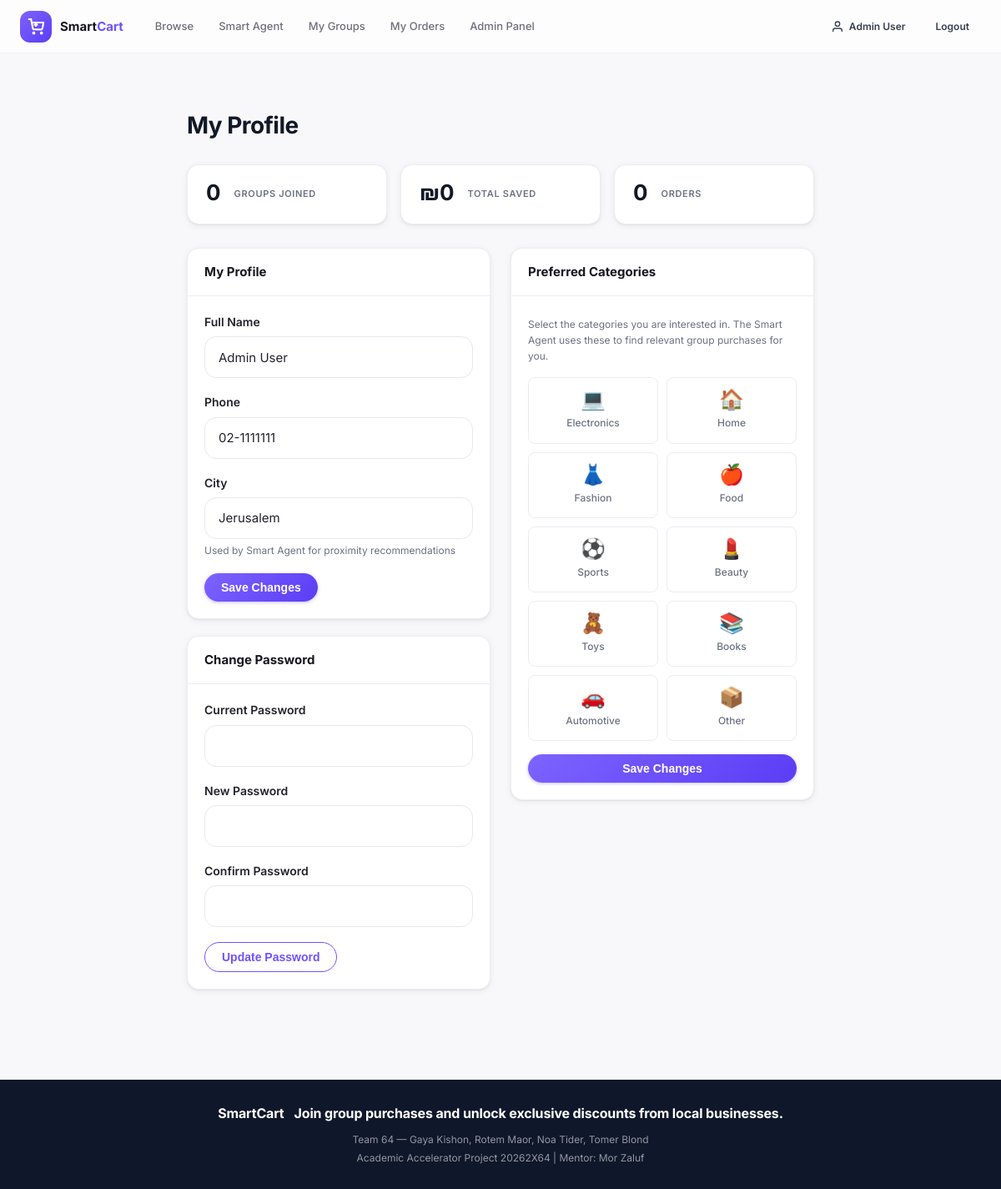
The app's page /pages/profile.php (signed in) with its own data.
### tables this page shows
CREATE TABLE IF NOT EXISTS `users` (
    `id`                    INT UNSIGNED AUTO_INCREMENT PRIMARY KEY,
    `email`                 VARCHAR(255) NOT NULL,
    `password_hash`         VARCHAR(255) NOT NULL,
    `full_name`             VARCHAR(150) NOT NULL,
    `role`                  ENUM('customer','business','admin') NOT NULL DEFAULT 'customer',
    `phone`                 VARCHAR(30)  DEFAULT NULL,
    `address`               VARCHAR(255) DEFAULT NULL,
    `city`                  VARCHAR(100) DEFAULT NULL,
    `lat`                   DECIMAL(10,8) DEFAULT NULL,
    `lng`                   DECIMAL(11,8) DEFAULT NULL,
    `preferred_categories`  JSON          DEFAULT NULL,
    `onboarding_complete`   TINYINT(1)   NOT NULL DEFAULT 0,
    `is_active`             TINYINT(1)   NOT NULL DEFAULT 1,
    `created_at`            DATETIME     NOT NULL DEFAULT CURRENT_TIMESTAMP,
    UNIQUE KEY `uq_users_email` (`email`),
    KEY `idx_users_role` (`role`)
);

### includes/lang.php (called while the page is built, shortened)
<?php
$lang = $_COOKIE['lang'] ?? 'en';
$t = require __DIR__ . '/../lang/' . $lang . '.php';

### includes/functions.php (called while the page is built, shortened)
<?php
function format_ils(float $amount): string {
    return '₪' . number_format($amount, 0, '.', ',');
}

### includes/auth_check.php (called while the page is built, shortened)
<?php
function get_current_user_data(): ?array {
    $pdo  = getPDO();
    $stmt = $pdo->prepare('SELECT * FROM users WHERE id = ?');
    $stmt->execute([$_SESSION['user_id']]);
    $user = $stmt->fetch();
    if ($user) {
        $user['preferred_categories'] = json_decode($user['preferred_categories'] ?? '[]', true);
    }
    return $user ?: null;
}

### pages/profile.php (the view, shortened to what this page needs)
<?php
require_once __DIR__ . '/../includes/lang.php';
require_once __DIR__ . '/../includes/auth_check.php';
require_once __DIR__ . '/../includes/functions.php';
$user_id = current_user_id();
$user    = get_current_user_data();
$categories = ['electronics','home','fashion','food','sports','beauty','toys','books','automotive','other'];
$cat_icons  = ['electronics'=>'💻','home'=>'🏠','fashion'=>'👗','food'=>'🍎','sports'=>'⚽','beauty'=>'💄','toys'=>'🧸','books'=>'📚','automotive'=>'🚗','other'=>'📦'];
$pdo = getPDO();
$stmt = $pdo->prepare("SELECT COUNT(*) FROM group_members WHERE user_id = ?"); $stmt->execute([$user_id]); $joined_count = (int)$stmt->fetchColumn();
$stmt = $pdo->prepare("SELECT COUNT(*) FROM orders WHERE user_id = ?"); $stmt->execute([$user_id]); $orders_count = (int)$stmt->fetchColumn();
$stmt = $pdo->prepare("SELECT COALESCE(SUM(p.price_ils - p.group_price_ils),0) FROM orders o JOIN products p ON p.id = o.product_id WHERE o.user_id = ?"); $stmt->execute([$user_id]); $total_saved = (float)$stmt->fetchColumn();
include __DIR__ . '/../includes/header.php';
?>
<div class="container container-md" style="padding-top:32px;padding-bottom:60px;">
    <div class="page-header">
        <h1><?= $t['profile_title'] ?></h1>
    </div>
    <div class="stats-bar" style="margin-bottom:28px;">
        <div class="stat-card">
            <div class="stat-value"><?= $joined_count ?></div>
            <div class="stat-label"><?= $t['profile_groups_joined'] ?></div>
        </div>
        <div class="stat-card">
            <div class="stat-value"><?= format_ils($total_saved) ?></div>
            <div class="stat-label"><?= $t['profile_total_saved'] ?></div>
        </div>
        <div class="stat-card">
            <div class="stat-value"><?= $orders_count ?></div>
            <div class="stat-label"><?= $t['profile_orders'] ?></div>
        </div>
    </div>
    <div style="display:grid;grid-template-columns:1fr 1fr;gap:24px;">
        <div>
            <div class="card" style="margin-bottom:20px;">
                <div class="card-header"><strong><?= $t['profile_title'] ?></strong></div>
                <div class="card-body">
                    <form id="profile-form">
                        <div class="form-group">
                            <label class="form-label"><?= $t['register_name'] ?></label>
                            <input type="text" name="full_name" class="form-control" value="<?= htmlspecialchars($user['full_name'] ?? '') ?>" required>
                        </div>
                        <div class="form-group">
                            <label class="form-label"><?= $t['register_phone'] ?></label>
                            <input type="tel" name="phone" class="form-control" value="<?= htmlspecialchars($user['phone'] ?? '') ?>">
                        </div>
                        <div class="form-group">
                            <label class="form-label"><?= $t['label_city'] ?></label>
                            <input type="text" id="city-input" name="city" class="form-control" value="<?= htmlspecialchars($user['city'] ?? '') ?>" placeholder="Tel Aviv, Haifa...">
                            <div class="form-hint">Used by Smart Agent for proximity recommendations</div>
                        </div>
                        <button type="submit" class="btn btn-primary"><?= $t['profile_save'] ?></button>
                    </form>
                </div>
            </div>
            <div class="card">
                <div class="card-header"><strong><?= $t['profile_change_pass'] ?></strong></div>
                <div class="card-body">
                    <form id="pass-form">
                        <div class="form-group">
                            <label class="form-label"><?= $t['profile_current_pass'] ?></label>
                            <input type="password" name="current_password" class="form-control" required>
                        </div>
                        <div class="form-group">
                            <label class="form-label"><?= $t['profile_new_pass'] ?></label>
                            <input type="password" name="new_password" class="form-control" required minlength="8">
                        </div>
                        <div class="form-group">
                            <label class="form-label"><?= $t['profile_confirm_pass'] ?></label>
                            <input type="password" name="confirm_password" class="form-control" required minlength="8">
                        </div>
                        <button type="submit" class="btn btn-outline"><?= $t['profile_update_pass'] ?></button>
                    </form>
                </div>
            </div>
        </div>
        <div>
            <div class="card">
                <div class="card-header"><strong><?= $t['profile_categories'] ?></strong></div>
                <div class="card-body">
                    <p class="form-hint" style="margin-bottom:16px;"><?= $t['profile_categories_help'] ?></p>
                    <form id="cats-form">
                        <div class="category-grid">
                            <?php foreach ($categories as $cat): ?>
                            <div>
                                <label class="category-label" for="cat-<?= $cat ?>">
                                    <span class="category-icon"><?= $cat_icons[$cat] ?></span>
                                    <?= $t['cat_' . $cat] ?>
                                </label>
                            </div>
                            <?php endforeach; ?>
                        </div>
                        <button type="submit" class="btn btn-primary btn-full" style="margin-top:16px;">
                            <?= $t['profile_save'] ?>
                        </button>
                    </form>
                </div>
            </div>
        </div>
    </div>
</div>
<?php include __DIR__ . '/../includes/footer.php'; ?>

### assets/css/style.css (style rules this page uses)
:root { --purple: #6f52ff; --purple-dark: #5b3df5; --purple-deeper: #4426d9; --purple-light: #e9e4ff; --purple-50: #f1ecff; --green: #1ac785; --green-soft: rgba(26,199,133,0.1); --green-dark: #15a368; --orange: #ff9800; --dark: #0F172A; --text: #171720; --gray-900: #111827; --gray-700: #374151; --gray-500: #6B7280; --gray-400: #9CA3AF; --gray-300: #D1D5DB; --gray-200: #E5E7EB; --gray-100: #F3F4F6; --gray-50: #f8f8fb; --white: #FFFFFF; --muted: #8b8b99; --danger: #DC2626; --warning: #F59E0B; --success: #1ac785; --info: #2563EB; --border: #ececf3; --radius: 14px; --radius-sm: 8px; --radius-lg: 20px; --shadow: 0 1px 2px rgba(0,0,0,.06), 0 2px 8px rgba(0,0,0,.06); --shadow-md: 0 4px 12px rgba(0,0,0,.08), 0 2px 4px rgba(0,0,0,.04); --shadow-lg: 0 12px 32px rgba(0,0,0,.12), 0 4px 8px rgba(0,0,0,.06); --shadow-purple: 0 8px 24px rgba(111,82,255,.2), 0 2px 6px rgba(111,82,255,.1); --teal: #6f52ff; --teal-dark: #5b3df5; --teal-deep: #4426d9; --teal-light: #e9e4ff; --teal-50: #f1ecff; --shadow-teal: 0 8px 24px rgba(111,82,255,.2), 0 2px 6px rgba(111,82,255,.1); --teal-gradient: linear-gradient(135deg, #7d63ff 0%, #5b3df5 60%, #4426d9 100%); --font: 'Inter', -apple-system, BlinkMacSystemFont, sans-serif; --nav-height: 64px; --btn-gradient: linear-gradient(135deg, #7d63ff 0%, #5b3df5 100%); }
*, *::before, *::after { box-sizing: border-box; margin: 0; padding: 0; }
html { scroll-behavior: smooth; }
body { font-family: var(--font); color: var(--text); background: var(--gray-50); line-height: 1.6; font-size: 15px; }
.btn { display: inline-flex; align-items: center; gap: 6px; padding: 10px 20px; border-radius: 999px; font-weight: 600; font-size: 14px; border: none; cursor: pointer; transition: background .15s, transform .1s, box-shadow .15s, opacity .15s; text-decoration: none; white-space: nowrap; line-height: 1; }
.btn-primary { background: var(--btn-gradient); color: var(--white); box-shadow: 0 1px 4px rgba(111,82,255,.35), 0 1px 2px rgba(0,0,0,.05); }
.btn-outline { background: transparent; color: var(--purple); border: 1.5px solid var(--purple); border-radius: 999px; }
.btn-full { width: 100%; justify-content: center; }
.card { background: var(--white); border-radius: var(--radius); border: 1px solid var(--border); box-shadow: var(--shadow); overflow: hidden; transition: box-shadow .2s, transform .2s; }
.card-body { padding: 20px; }
.card-header { padding: 16px 20px; border-bottom: 1px solid var(--border); }
.form-group { margin-bottom: 18px; }
.form-label { display: block; font-size: 14px; font-weight: 600; color: #22222c; margin-bottom: 6px; }
.form-control { display: block; width: 100%; padding: 0 16px; height: 50px; border: 1px solid #e7e7ef; border-radius: 14px; font-size: 15px; font-family: var(--font); color: #22222c; background: var(--white); transition: border-color .2s, box-shadow .2s; -webkit-appearance: none; }
.form-control::placeholder { color: var(--gray-300); }
.form-hint { font-size: 12px; color: var(--gray-500); margin-top: 4px; }
.category-grid { display: grid; grid-template-columns: repeat(auto-fill, minmax(140px, 1fr)); gap: 10px; }
.category-label { display: flex; flex-direction: column; align-items: center; gap: 6px; padding: 14px 10px; border: 1.5px solid var(--border); border-radius: var(--radius-sm); cursor: pointer; font-size: 12px; font-weight: 500; transition: all .15s; text-align: center; color: var(--gray-500); }
.category-icon { font-size: 24px; line-height: 1; }
.container { max-width: 1200px; margin: 0 auto; padding: 0 24px; }
.container-md { max-width: 800px; }
.page-header { padding: 32px 0 24px; }
.page-header h1 { font-size: 28px; font-weight: 700; color: var(--gray-900); letter-spacing: -.02em; }
.stats-bar { display: grid; grid-template-columns: repeat(auto-fit, minmax(200px, 1fr)); gap: 16px; margin-bottom: 28px; }
.stat-card { background: var(--white); border-radius: var(--radius); border: 1px solid var(--border); padding: 20px 22px; box-shadow: var(--shadow); display: flex; align-items: center; gap: 16px; transition: box-shadow .2s; }
.stat-value { font-size: 26px; font-weight: 700; color: var(--gray-900); line-height: 1; margin-bottom: 4px; }
.stat-label { font-size: 11px; color: var(--gray-500); font-weight: 600; text-transform: uppercase; letter-spacing: .06em; }

### records on screen
users: full_name "Admin User", phone "02-1111111", city "Jerusalem"

### other values on screen
$t['nav_browse'] "Browse"
$t['nav_agent'] "Smart Agent"
$t['nav_my_groups'] "My Groups"
$t['nav_my_orders'] "My Orders"
$t['nav_admin'] "Admin Panel"
$user_name "Admin User"
$t['nav_logout'] "Logout"
$t['profile_title'] "My Profile"
$joined_count "0"
$t['profile_groups_joined'] "GROUPS JOINED"
format_ils($total_saved) "₪0"
$t['profile_total_saved'] "TOTAL SAVED"
$orders_count "0"
$t['profile_orders'] "ORDERS"
$t['register_name'] "Full Name"
